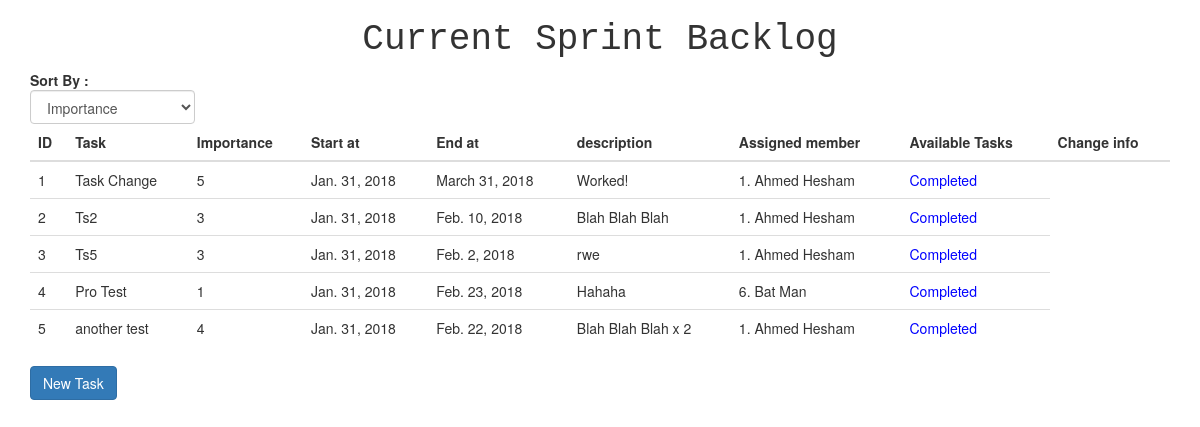
The page /backlogs/1/sprints/1/ (signed in) on the database as committed earlier.
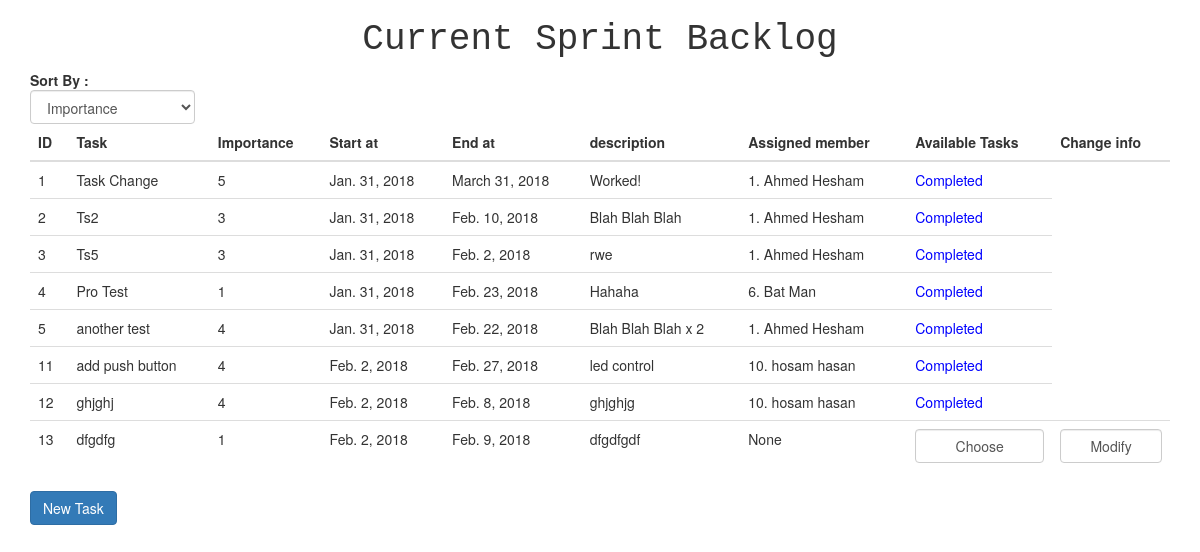
The same page on the database as committed later.
### backlog/models.py (models this page shows, shortened)
class Task(models.Model):
    importance = models.IntegerField()
    status = models.IntegerField(default=1)  # 1: Not started   2: In Progress   3: Done
    name = models.CharField(max_length=20)
    description = models.CharField(max_length=255)
    start_at = models.DateField(auto_now_add=True)
    end_at = models.DateField(auto_now_add=False, auto_now=False)
    assigned_user = models.ForeignKey(User, related_name='tasks', null=True, on_delete=models.DO_NOTHING)
    sprint = models.ForeignKey(Sprint, related_name='tasks', on_delete=models.CASCADE)

class User(AbstractBaseUser):
    email = models.EmailField(unique=True, max_length=255)
    first_name = models.CharField(max_length=32, blank=True, null=True)
    last_name = models.CharField(max_length=32, blank=True, null=True)
    active = models.BooleanField(default=True)  # Can login
    staff = models.BooleanField(default=False)  # staff user non superuser
    admin = models.BooleanField(default=False)  # superuser
    USERNAME_FIELD = 'email'  # The email field will be the default UserName for the users
    REQUIRED_FIELDS = ['first_name', 'last_name']
    object = UserManager()
    def is_admin(self):
        return self.admin

### backlog/views.py (the view, shortened to what this page needs)
# urls.py: url(r'^backlogs/(?P<pk>\d+)/sprints/(?P<spk>\d+)/$', views.sprint_tasks, name='sprint_tasks'),
@login_required
def sprint_tasks(request, pk, spk):
    backlog = get_object_or_404(BackLog, pk=pk)
    sprint = get_object_or_404(Sprint, pk=spk)
    unsorted_tasks = sprint.tasks.all()
    all_tasks = unsorted_tasks
    sort_type = request.POST.get('drop_down')
    print(type(sort_type))
    if request.method == 'GET':
        return render(request, 'task.html', {'backlog': backlog, 'sprint': sprint,
                                             'request': request, 'all_tasks': all_tasks})

### templates/task.html (shortened to what this page needs)
{% extends 'base.html' %} {% block title %} {{ backlog.name }} {% endblock %}  {% block content %}
<h1 class="text-center" style="font-family: monospace">Current Sprint Backlog</h1>
<form method="POST" action="{% url 'sprint_tasks' backlog.pk sprint.pk %}" name="form">
    <div class="row">
        <div class="col-md-2">
            <strong>Sort By :</strong>
            <select class="form-control" name="drop_down">
                <option value="1" onmouseup="javascript: submitform()">Importance</option>
            </select>
        </div>
    </div>
</form>
<table class="table table-hover">
    <thead>
        <tr>
            <th>ID</th>
            <th>Task</th>
            <th>Importance</th>
            <th>Start at</th>
            <th>End at</th>
            <th>description</th>
            <th>Assigned member</th>
            <th>Available Tasks</th>
            {% if request.user.is_admin %}
            <th>Change info</th>
            {% endif %}
        </tr>
    </thead>
    <tbody id="task">
        {% for task in all_tasks %}
        <tr>
            <td>{{ task.id }}</td>
            <td>{{ task.name }}</td>
            <td>{{ task.importance }}</td>
            <td>{{ task.start_at }}</td>
            <td>{{ task.end_at }}</td>
            <td>{{task.description}}</td>
            <td>{% if task.assigned_user %} {{task.assigned_user.id}}. {{task.assigned_user.first_name}} {{task.assigned_user.last_name}}
                {% else %} None {% endif %}
            </td>
            <td class="status">
                {% if task.status == 3 %} Completed {% else %} {% if not task.assigned_user %}
                <form method="POST" action="{% url 'sprint_tasks' backlog.pk sprint.pk %}">
                    <button type='submit' class="form-control" name="task" value="{{ task.id }}">Choose</button>
                </form>
                {% elif request.user == task.assigned_user and not request.user.is_admin%}
                <form method="POST" action="{% url 'sprint_tasks' backlog.pk sprint.pk %}">
                    {% csrf_token %}
                    <button type='submit' name="task" value="{{ task.id }}">Mark Done</button>
                </form>
                {% elif request.user == task.assigned_user and request.user.is_admin and task.status == 2 %}
                <form method="POST" action="{% url 'sprint_tasks' backlog.pk sprint.pk %}">
                    {% csrf_token %}
                    <button type='submit' class="form-control" name="task" value="{{ task.id }}">Mark Done</button>
                </form>
                {% elif request.user.is_admin %}
                <form method="POST" action="{% url 'sprint_tasks' backlog.pk sprint.pk%}">
                    {% csrf_token %}
                    <button type='submit' name="task" value="{{ task.id }}">Withdraw task</button>
                </form>
                {% else %} Already Chosen {% endif %} {% endif %}
            </td>
            {% if request.user.is_admin and task.status != 3%}
            <td>
                <form method="GET" action="{% url 'modify_task' backlog.pk sprint.pk%}">
                    <button type='submit' class="form-control" name="task" value="{{ task.id }}">Modify</button>
                </form>
            </td>
            {% endif %}
        </tr>
        {% endfor %}
    </tbody>
</table>
{% if request.user.is_admin %}
<a href="{% url 'new_task' backlog.pk sprint.pk %}">
    <button type="button" class="btn btn-primary">New Task</button>
</a>
{% endif %}
{% endblock %}

Rows that differ between the two databases and show on the page:
added Task: id "11", name "add push button", importance "4", start_at "Feb. 2, 2018", end_at "Feb. 27, 2018", description "led control", assigned_user.id "10", assigned_user.first_name "hosam", assigned_user.last_name "hasan", status "Completed"
added Task: id "12", name "ghjghj", importance "4", start_at "Feb. 2, 2018", end_at "Feb. 8, 2018", description "ghjghjg", assigned_user.id "10", assigned_user.first_name "hosam", assigned_user.last_name "hasan", status "Completed"
added Task: id "13", name "dfgdfg", importance "1", start_at "Feb. 2, 2018", end_at "Feb. 9, 2018", description "dfgdfgdf", shows "None"
